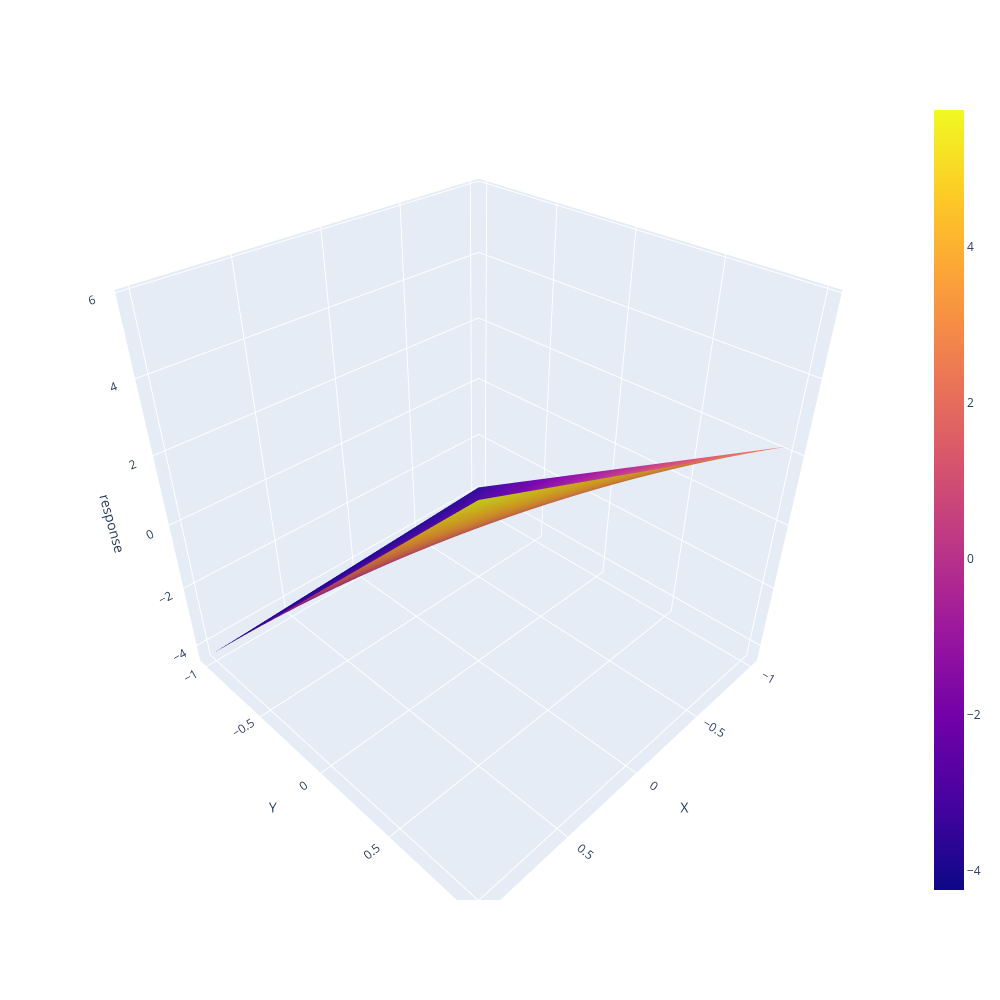

The notebook cell saved with this chart:
### Markdown cell above
Para la superficie de respuesta fijamos $x_3 = 0$ y variamos $x_1, x_2$ en una malla de 100x100
puntos. La respuesta se calcula con los mismos pesos del modelo generador.

**Como interpretar la superficie 3D:**
- **Plano plano** (sin curvatura): no hay interaccion entre las dos variables en el eje X e Y.
- **Plano torcido o curvado**: hay interaccion; el efecto de un factor depende del nivel del otro
  (Montgomery, 2017, Figs. 5.5-5.6).

Con $w_{12} = 1$ y $w_{13} = 0.01$, esperamos que la superficie $x_1$-$x_2$ muestre algo de
inclinacion (interaccion moderada), mientras que la $x_1$-$x_3$ sea casi plana.

### Code cell
###
import plotly.express as px
import plotly.graph_objects as go
from scipy.interpolate import griddata
from mpl_toolkits.mplot3d import Axes3D  

xi = np.linspace(-1, 1, 100) # variable x1
yi = np.linspace(-1, 1, 100) # variable x2
zi = 0 # variable x3 <- = 0

Xi, Yi = np.meshgrid(xi, yi)
response = 1.5 * Xi * w['w1'] + Yi * w['w2'] + zi * w['w3'] + \
    Xi * Yi * w['w12'] + \
    Xi * zi * w['w13'] + \
    Yi * zi * w['w23'] + \
    Xi * Yi * zi * w['w123'] 

fig = go.Figure(go.Surface(x = xi, y = yi, z = response))
fig.update_layout(scene = dict(xaxis_title='X', yaxis_title='Y', zaxis_title='response'),
                      autosize=False, width=1000, height=1000,
                   margin=dict(
                            l=50,
                            r=50,
                            b=100,
                            t=100,
                            pad=4)
    )
fig.show()

### Figure 1 — Plotly figure (JSON) as saved in the notebook; plotly's stock layout.template omitted (floating-point values rounded to 4 significant figures; data arrays with more than 128 entries replaced by an {"elided": "..."} marker saying what was removed)
{"data": [{"type": "surface", "x": [-1.0, -0.9798, -0.9596, -0.9394, -0.9192, -0.899, -0.8788, -0.8586, -0.8384, -0.8182, -0.798, -0.7778, -0.7576, -0.7374, -0.7172, -0.697, -0.6768, -0.6566, -0.6364, -0.6162, -0.596, -0.5758, -0.5556, -0.5354, -0.5152, -0.4949, -0.4747, -0.4545, -0.4343, -0.4141, -0.3939, -0.3737, -0.3535, -0.3333, -0.3131, -0.2929, -0.2727, -0.2525, -0.2323, -0.2121, -0.1919, -0.1717, -0.1515, -0.1313, -0.1111, -0.09091, -0.07071, -0.05051, -0.0303, -0.0101, 0.0101, 0.0303, 0.05051, 0.07071, 0.09091, 0.1111, 0.1313, 0.1515, 0.1717, 0.1919, 0.2121, 0.2323, 0.2525, 0.2727, 0.2929, 0.3131, 0.3333, 0.3535, 0.3737, 0.3939, 0.4141, 0.4343, 0.4545, 0.4747, 0.4949, 0.5152, 0.5354, 0.5556, 0.5758, 0.596, 0.6162, 0.6364, 0.6566, 0.6768, 0.697, 0.7172, 0.7374, 0.7576, 0.7778, 0.798, 0.8182, 0.8384, 0.8586, 0.8788, 0.899, 0.9192, 0.9394, 0.9596, 0.9798, 1.0], "y": [-1.0, -0.9798, -0.9596, -0.9394, -0.9192, -0.899, -0.8788, -0.8586, -0.8384, -0.8182, -0.798, -0.7778, -0.7576, -0.7374, -0.7172, -0.697, -0.6768, -0.6566, -0.6364, -0.6162, -0.596, -0.5758, -0.5556, -0.5354, -0.5152, -0.4949, -0.4747, -0.4545, -0.4343, -0.4141, -0.3939, -0.3737, -0.3535, -0.3333, -0.3131, -0.2929, -0.2727, -0.2525, -0.2323, -0.2121, -0.1919, -0.1717, -0.1515, -0.1313, -0.1111, -0.09091, -0.07071, -0.05051, -0.0303, -0.0101, 0.0101, 0.0303, 0.05051, 0.07071, 0.09091, 0.1111, 0.1313, 0.1515, 0.1717, 0.1919, 0.2121, 0.2323, 0.2525, 0.2727, 0.2929, 0.3131, 0.3333, 0.3535, 0.3737, 0.3939, 0.4141, 0.4343, 0.4545, 0.4747, 0.4949, 0.5152, 0.5354, 0.5556, 0.5758, 0.596, 0.6162, 0.6364, 0.6566, 0.6768, 0.697, 0.7172, 0.7374, 0.7576, 0.7778, 0.798, 0.8182, 0.8384, 0.8586, 0.8788, 0.899, 0.9192, 0.9394, 0.9596, 0.9798, 1.0], "z": {"elided": "100x100 float values"}}], "layout": {"autosize": false, "height": 1000, "margin": {"b": 100, "l": 50, "pad": 4, "r": 50, "t": 100}, "scene": {"xaxis": {"title": {"text": "X"}}, "yaxis": {"title": {"text": "Y"}}, "zaxis": {"title": {"text": "response"}}}, "width": 1000}}
